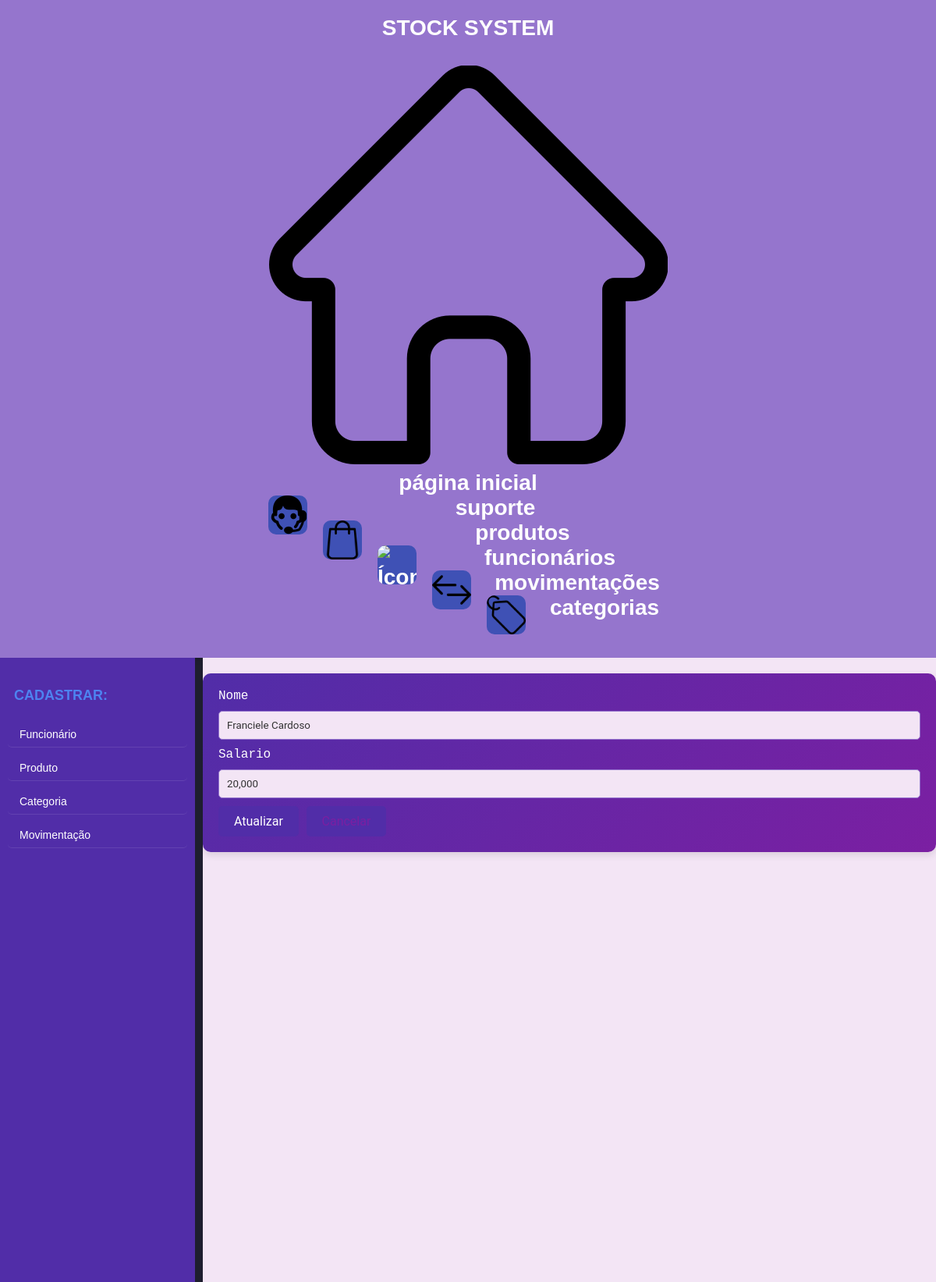
Page /editar_funcionario/1 on the earlier database version.
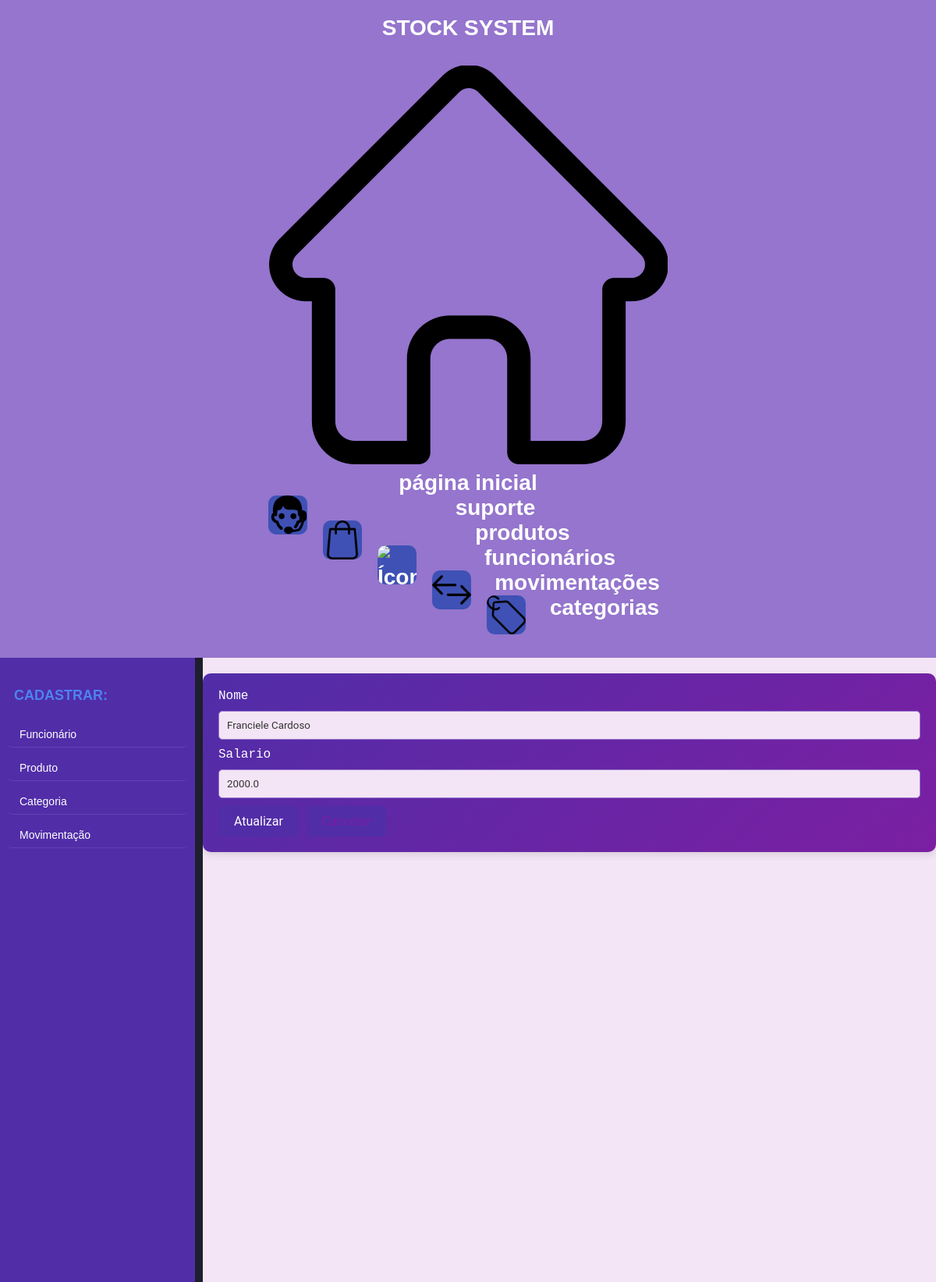
Same page on the later database version.
### models.py (models this page shows, shortened)
class Funcionario(Base):
    __tablename__ = 'funcionario'
    nome = Column(String(40), nullable=False, index=True)
    id = Column(Integer, primary_key=True, unique=True)
    cpf = Column(String(11), nullable=False, index=True, unique=True)
    salario = Column(Float, nullable=False, index=False)
    def __repr__(self):
        return ('<Funcionario: nome: {}  cpf: {}  salario: {} >'.
                format(self.nome, self.cpf, self.salario
                       ))

### app.py (the view, shortened to what this page needs)
@app.route('/editar_funcionario/<int:id_funcionario>', methods=['POST', 'GET'])
def editar_funcionario(id_funcionario):
    funcionario_resultado = db_session.execute(select(Funcionario).filter_by(id=int(id_funcionario))).scalar()
    print(funcionario_resultado)
    if not funcionario_resultado:
        flash("Funcionario não encontrado", "error")
        return redirect(url_for('funcionario'))
    return render_template('editar_funcionario.html', funcionario=funcionario_resultado)

### templates/editar_funcionario.html
{% extends 'template.html' %}
{% block conteudo %}
<form action="{{url_for('editar_funcionario', id_funcionario=funcionario.id)}}" method="POST">
    <label>Nome </label>
    <input type="text" name="form_nome" value="{{funcionario.nome}}" required>
    <label>Salario </label>
    <input type="text" name="form_salario" value="{{funcionario.salario}}" required>
    <button> Atualizar</button>
    <button><a href="{{url_for('funcionario')}}"> Cancelar</a></button>
</form>
{% endblock conteudo %}

Differences in the rows shown:
changed Funcionario "Franciele Cardoso": form_salario "20,000" → "2000.0"
